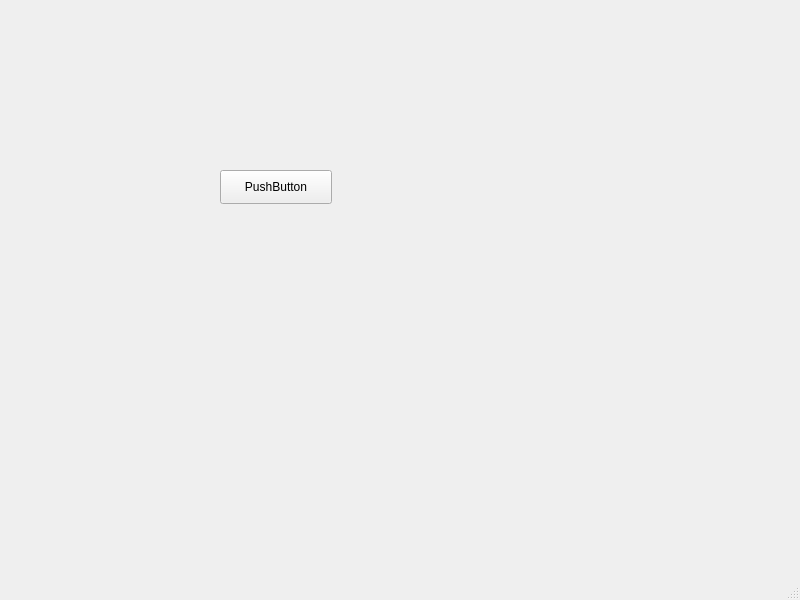
<?xml version="1.0" encoding="UTF-8"?>
<ui version="4.0">
 <class>ClassSystem</class>
 <widget class="QMainWindow" name="ClassSystem">
  <property name="geometry">
   <rect>
    <x>0</x>
    <y>0</y>
    <width>800</width>
    <height>600</height>
   </rect>
  </property>
  <property name="windowTitle">
   <string>MainWindow</string>
  </property>
  <widget class="QWidget" name="centralwidget">
   <widget class="QPushButton" name="pushButton">
    <property name="geometry">
     <rect>
      <x>220</x>
      <y>170</y>
      <width>112</width>
      <height>34</height>
     </rect>
    </property>
    <property name="text">
     <string>PushButton</string>
    </property>
   </widget>
  </widget>
  <widget class="QMenuBar" name="menubar">
   <property name="geometry">
    <rect>
     <x>0</x>
     <y>0</y>
     <width>800</width>
     <height>30</height>
    </rect>
   </property>
  </widget>
  <widget class="QStatusBar" name="statusbar"/>
 </widget>
 <resources/>
 <connections/>
</ui>
